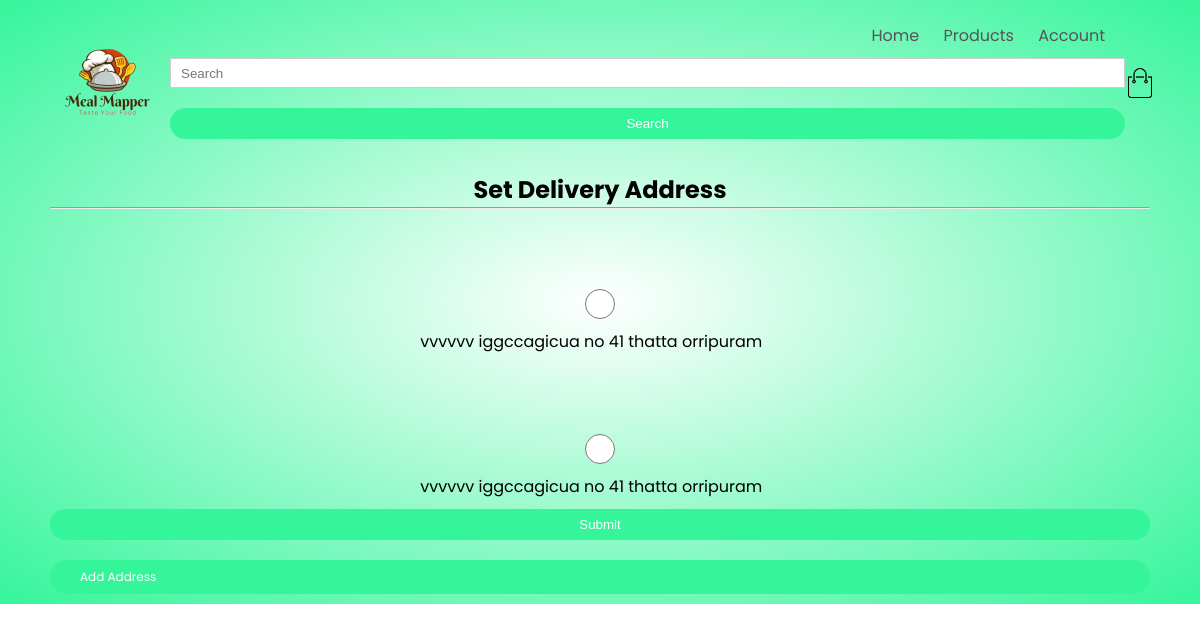
The page /set-address (signed in) on the database its author committed.
### mmapp/models.py (models this page shows)
class Address(models.Model):
    customer = models.ForeignKey(Customer, on_delete=models.CASCADE)
    building_name = models.CharField(max_length=50, null=False)
    street = models.CharField(max_length=50, null=False)
    landmark = models.CharField(max_length=200, blank=True, null=True)
    city = models.CharField(max_length=30, null=False)
    state = models.CharField(max_length=30, null=False)
    zipcode = models.CharField(max_length=6, null=False)
    date_added = models.DateTimeField(auto_now_add=True)
    class Meta:
        db_table = 'address'

### mmapp/views.py (the view)
# urls.py: path('set-address', views.set_address, name='set_address'),
def set_address(request):
    template_name = 'set_address.html'
    a1 = Address.objects.filter(customer__user=request.user)
    if request.method == "POST":
        saf = SetAddressForm(request.POST)
        if saf.is_valid():
            aid = saf.cleaned_data['delivery_address']
            return redirect('order_review', sa_id=aid)
    else:
        sa = SetAddressForm()
        context = {
            'address_list': a1,
            'form': sa
        }
        return render(request, template_name, context=context)

### mmapp/forms.py
class SetAddressForm(forms.Form):
    delivery_address = forms.CharField()

### mmapp/templates/set_address.html (shortened to what this page needs)
{% extends 'base.html' %}
{% block login %}
    <center><h2>Set Delivery Address</h2></center>
    <hr/>
    <form method="post" class="form-group">
        {% for address in address_list %}
            <div style="border-radius:10px;" class="row mt-3 p-2 bg-light justify-content-center">
                <div class="col-8">
                    <div class="form-group form-check">
                        <input class="form-check-input" type="radio" name="delivery_address" value="{{ address.id }}" id="flexRadioDefault{{forloop.counter}}">
                        <label class="form-check-label" for="flexRadioDefault{{forloop.counter}}">
                            {{ request.user.get_full_name }} {{ address.building_name }} {{ address.street }} {{ address.landmark }}
                        </label>
                    </div>
                </div>
            </div>
        {% endfor %}
        <div class="form-row mt-2 justify-content-center">
            <button type="submit" class="col-3 btn btn-primary">Submit</button>
            <a href="{% url 'add_address' %}" class="btn btn-primary">Add Address</a>
        </div>
    </form>
{% endblock %}

### mmapp/static/css/style.css (style rules this page uses)
* { margin: 0; padding: 0; box-sizing: border-box; }
body { font-family: 'Poppins', sans-serif; }
a { text-decoration: none; color: #555; }
.row { display: flex; align-items: center; flex-wrap: wrap; justify-content: space-around; }
.btn { display: inline-block; background: #35f59b; color: white; padding: 8px 30px; margin: 30px 0; border-radius: 30px; transition: background 0.5s; }
.header .row { margin-top: 70px; }
.col-3 { flex-basis: 30%; min-width: 250px; margin-bottom: 30px; }
form input { width: 100%; height: 30px; margin: 10px 0; padding: 0 10px; border: 1px solid #ccc; }
form .btn { width: 100%; border: none; cursor: pointer; margin: 10px 0; }
form a { font-size: 12px; }

### rows shown on the page
Address: building_name "no 41", street "thatta", landmark "orripuram"
Address: building_name "no 41", street "thatta", landmark "orripuram"

### other values the page prints
{{ request.user.get_full_name }} "vvvvvv iggccagicua"
